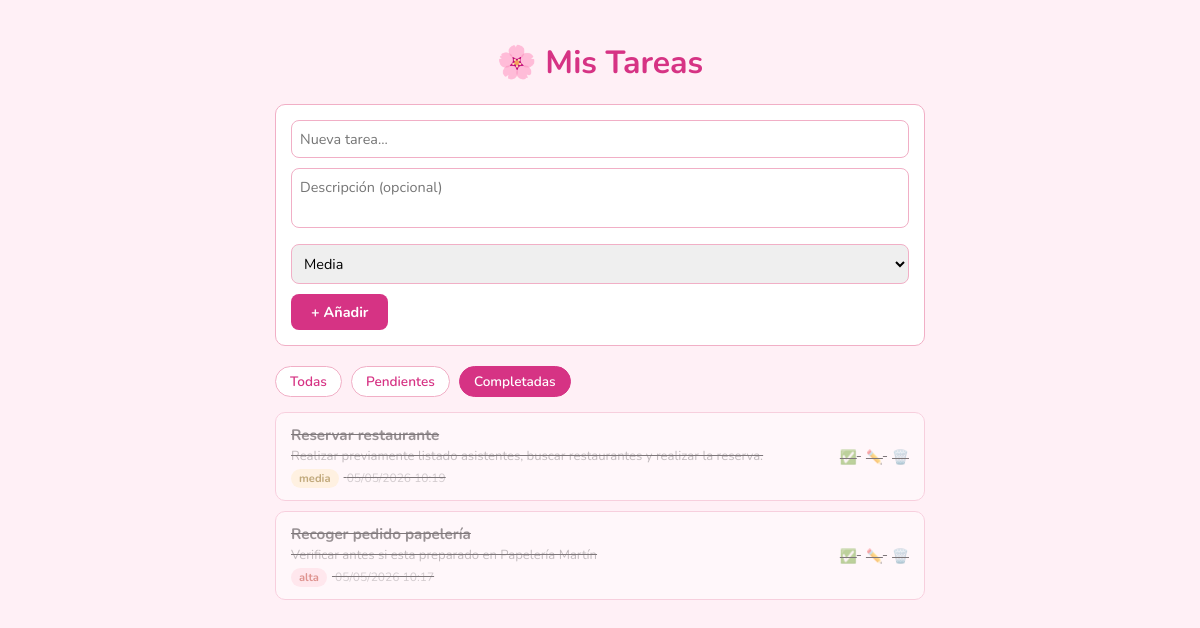
Page /?filtro=completadas on the committed database.
### tables this page shows
CREATE TABLE tareas (
            id INTEGER PRIMARY KEY AUTOINCREMENT,
            titulo TEXT NOT NULL,
            descripcion TEXT,
            prioridad TEXT DEFAULT 'media',
            completada INTEGER DEFAULT 0,
            fecha_creacion TEXT NOT NULL
        );

### app.py (the view)
@app.route("/")
def index():
    filtro = request.args.get("filtro", "todas")
    conn = get_db()
    if filtro == "pendientes":
        tareas = conn.execute("SELECT * FROM tareas WHERE completada = 0 ORDER BY fecha_creacion DESC").fetchall()
    elif filtro == "completadas":
        tareas = conn.execute("SELECT * FROM tareas WHERE completada = 1 ORDER BY fecha_creacion DESC").fetchall()
    else:
        tareas = conn.execute("SELECT * FROM tareas ORDER BY fecha_creacion DESC").fetchall()
    total = conn.execute("SELECT COUNT(*) FROM tareas").fetchone()[0]
    completadas = conn.execute("SELECT COUNT(*) FROM tareas WHERE completada = 1").fetchone()[0]
    conn.close()
    return render_template("index.html", tareas=tareas, filtro=filtro, total=total, completadas=completadas)

### app.py (called while the page is built)
def get_db():
    conn = sqlite3.connect(DB_PATH)
    conn.row_factory = sqlite3.Row
    return conn

### templates/index.html (shortened to what this page needs)
<!DOCTYPE html>
<html lang="es">
<head>
</head>
<body>
  <div class="contenedor">
    <h1>🌸 Mis Tareas</h1>
    <div class="form-nueva">
      <form action="/nueva" method="POST">
        <input type="text" name="titulo" placeholder="Nueva tarea..." required>
        <textarea name="descripcion" placeholder="Descripción (opcional)"></textarea>
        <select name="prioridad">
          <option value="media" selected>Media</option>
        </select>
        <button class="btn-añadir" type="submit">+ Añadir</button>
      </form>
    </div>
    <div class="filtros">
      <a href="/?filtro=todas"       class="{% if filtro == 'todas' %}activo{% endif %}">Todas</a>
      <a href="/?filtro=pendientes"  class="{% if filtro == 'pendientes' %}activo{% endif %}">Pendientes</a>
      <a href="/?filtro=completadas" class="{% if filtro == 'completadas' %}activo{% endif %}">Completadas</a>
    </div>
    {% if tareas %}
      {% for tarea in tareas %}
      <div class="tarea {% if tarea.completada %}completada{% endif %}">
        <div class="tarea-info">
          <div class="tarea-titulo">{{ tarea.titulo }}</div>
          {% if tarea.descripcion %}
          <div class="tarea-desc">{{ tarea.descripcion }}</div>
          {% endif %}
          <div class="tarea-meta">
            <span class="badge badge-{{ tarea.prioridad }}">{{ tarea.prioridad }}</span>
            {{ tarea.fecha_creacion }}
          </div>
        </div>
        <div class="acciones">
          <a href="/completar/{{ tarea.id }}">✅</a>
          <a href="/editar/{{ tarea.id }}">✏️</a>
          <a href="/eliminar/{{ tarea.id }}" onclick="return confirm('¿Eliminar esta tarea?')">🗑️</a>
        </div>
      </div>
      {% endfor %}
    {% else %}
      <p class="sin-tareas">No hay tareas aquí todavía.</p>
    {% endif %}
  </div>
</body>
</html>

### templates/index.html (style rules this page uses)
body { font-family: 'Nunito', sans-serif; background-color: #fff0f6; margin: 0; padding: 20px; }
h1 { text-align: center; color: #d63384; font-size: 2rem; margin-bottom: 20px; }
.contenedor { max-width: 650px; margin: 0 auto; }
.form-nueva { background-color: white; padding: 15px; border-radius: 10px; margin-bottom: 20px; border: 1px solid #f1afc6; }
.form-nueva input[type="text"], .form-nueva textarea, .form-nueva select { width: 100%; padding: 8px; margin-bottom: 10px; border: 1px solid #f1afc6; border-radius: 8px; font-family: 'Nunito', sans-serif; font-size: 0.9rem; box-sizing: border-box; }
.form-nueva textarea { height: 60px; resize: none; }
.btn-añadir { background-color: #d63384; color: white; border: none; padding: 8px 20px; border-radius: 8px; font-family: 'Nunito', sans-serif; font-size: 0.9rem; font-weight: 700; cursor: pointer; }
.filtros { margin-bottom: 15px; }
.filtros a { display: inline-block; padding: 5px 14px; margin-right: 5px; border-radius: 20px; text-decoration: none; font-size: 0.85rem; font-weight: 600; color: #d63384; border: 1px solid #f1afc6; background-color: white; }
.filtros a.activo { background-color: #d63384; color: white; border-color: #d63384; }
.tarea { background-color: white; border: 1px solid #f1afc6; border-radius: 10px; padding: 12px 15px; margin-bottom: 10px; display: flex; align-items: center; gap: 10px; }
.tarea.completada { opacity: 0.5; text-decoration: line-through; }
.tarea-info { flex: 1; }
.tarea-titulo { font-weight: 700; font-size: 0.95rem; color: #333; }
.tarea-desc { font-size: 0.82rem; color: #888; margin-top: 2px; }
.tarea-meta { font-size: 0.75rem; color: #aaa; margin-top: 4px; }
.badge { display: inline-block; padding: 2px 8px; border-radius: 10px; font-size: 0.7rem; font-weight: 700; margin-right: 5px; }
.badge-alta { background-color: #ffe0e6; color: #c0392b; }
.badge-media { background-color: #fff3cd; color: #856404; }
.acciones a { text-decoration: none; margin-left: 5px; font-size: 0.85rem; color: #888; }

### rows in the picture
tareas: titulo "Reservar restaurante", descripcion "Realizar previamente listado asistentes, buscar restaurantes y realizar la reserva.", prioridad "media", fecha_creacion "05/05/2026 10:19"
tareas: titulo "Recoger pedido papelería", descripcion "Verificar antes si esta preparado en Papelería Martín", prioridad "alta", fecha_creacion "05/05/2026 10:17"
